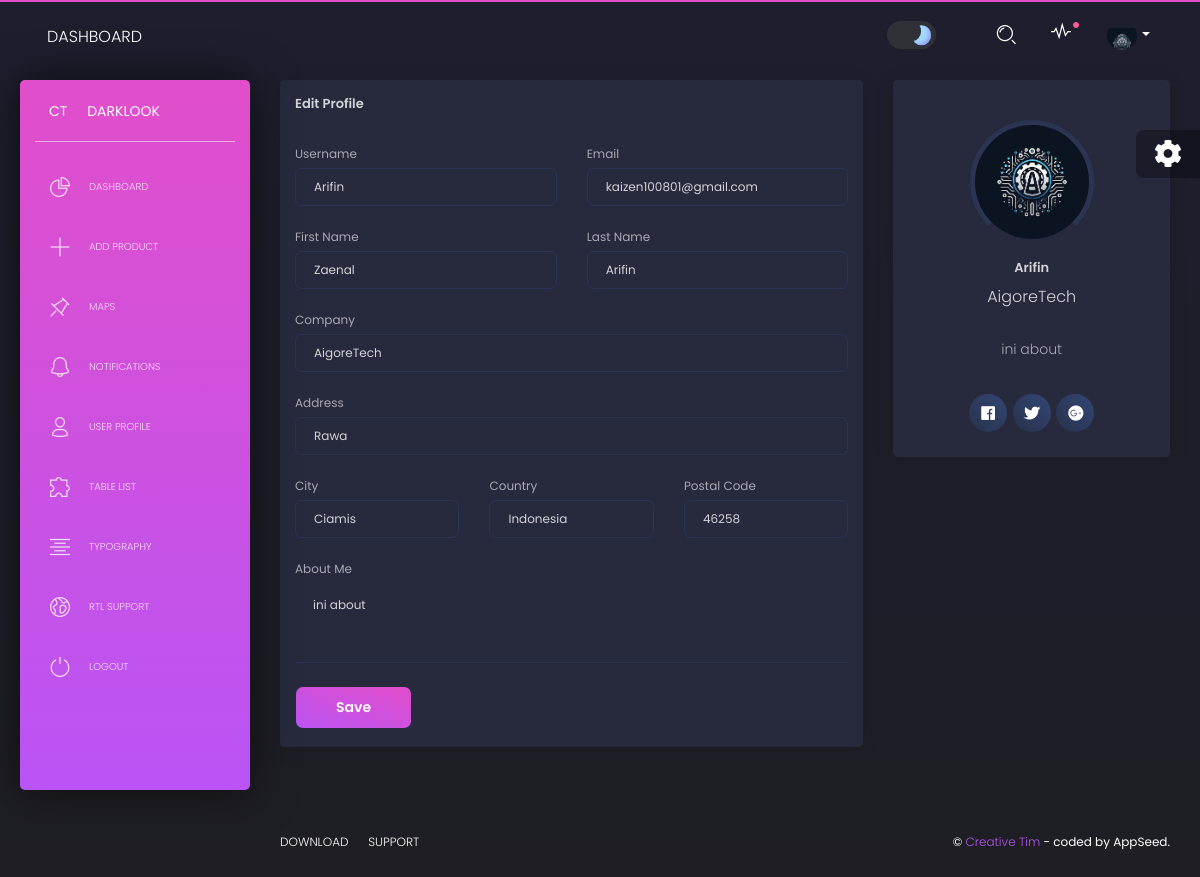
/users/user-profile/ (signed in), run on an earlier commit of the app's database.
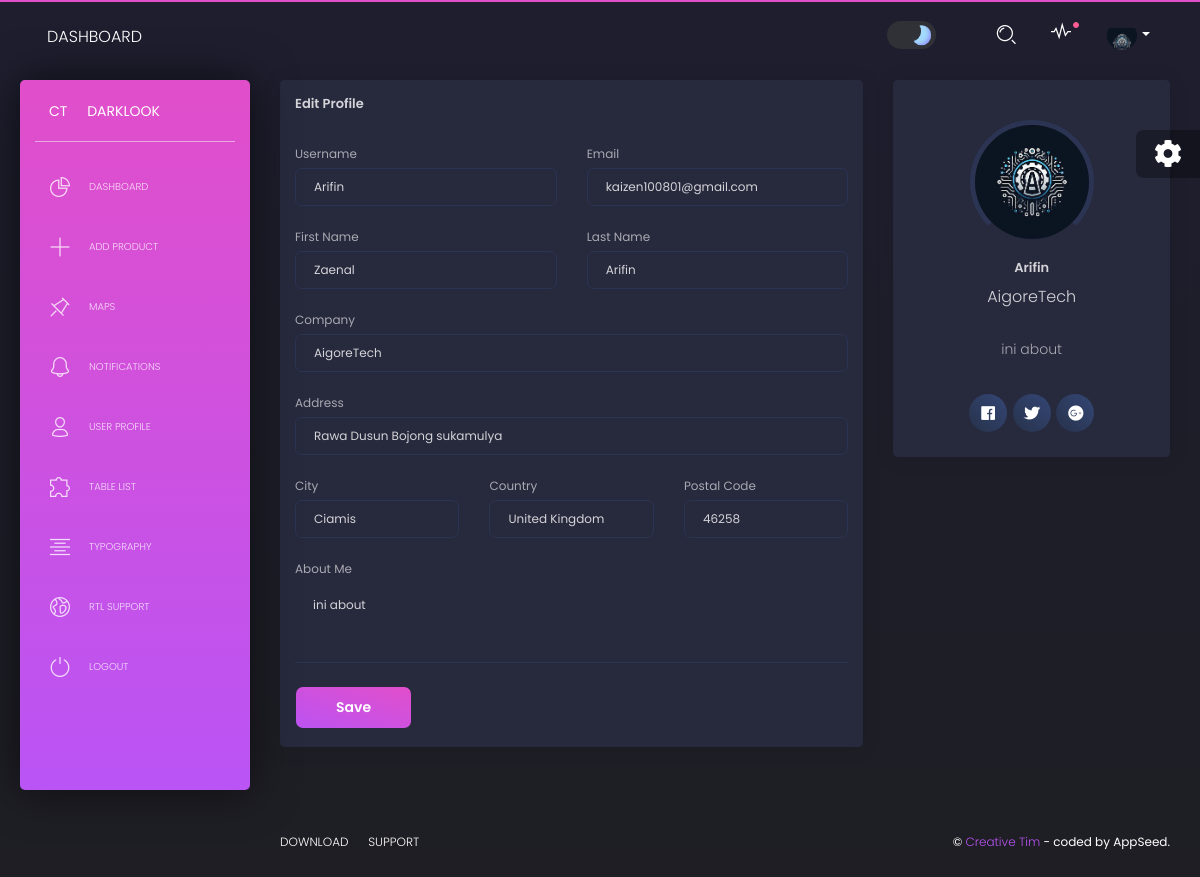
And on a later commit of the database.
### users/models.py (models this page shows, shortened)
class UserProfile(models.Model):
    user = models.OneToOneField(User, on_delete=models.CASCADE)
    city = models.CharField(max_length=100, blank=True)
    address = models.CharField(max_length=255, blank=True)
    country = models.CharField(max_length=100, blank=True)
    postal_code = models.CharField(max_length=20, blank=True)
    about = models.TextField(blank=True)
    company = models.CharField(max_length=100, blank=True)
    foto_profile = models.ImageField(upload_to='profile_pics/', blank=True)

### users/views.py (the view)
# urls.py: path('user-profile/', user_profile, name='user_profile'),
@login_required
def user_profile(request):
    user_profile = UserProfile.objects.get(user=request.user)
    if request.method == 'POST':
        form = EditProfileForm(request.POST, instance=request.user)
        profile_form = EditUserProfileForm(request.POST, request.FILES, instance=user_profile)
        if form.is_valid() and profile_form.is_valid():
            form.save()
            profile_form.save()
            return redirect('user_profile')
    else:
        form = EditProfileForm(instance=request.user)
        profile_form = EditUserProfileForm(instance=user_profile)
    context = {
        'ASSETS_ROOT': '/static/assets',
        'form': form,
        'profile_form': profile_form,
    }
    return render(request, 'home/user.html', context)

### users/forms.py
class EditUserProfileForm(forms.ModelForm):
    class Meta:
        model = UserProfile
        fields = ['city', 'address', 'country', 'postal_code', 'about', 'company', 'foto_profile']
        widgets = {
            'city': forms.TextInput(attrs={'class': 'form-control', 'placeholder': 'City'}),
            'address': forms.TextInput(attrs={'class': 'form-control', 'placeholder': 'Address'}),
            'country': forms.TextInput(attrs={'class': 'form-control', 'placeholder': 'Country'}),
            'postal_code': forms.TextInput(attrs={'class': 'form-control', 'placeholder': 'Postal Code'}),
            'about': forms.Textarea(attrs={'class': 'form-control', 'placeholder': 'About me'}),
            'company': forms.TextInput(attrs={'class': 'form-control', 'placeholder': 'Company'}),
            'foto_profile': forms.FileInput(attrs={'class': 'form-control-file'}),
        }

### users/templates/home/user.html (shortened to what this page needs)
{% extends "layouts/base.html" %}
{% block content %}
<div class="content">
    <div class="row">
        <div class="col-md-8">
            <div class="card">
                <div class="card-header">
                    <h5 class="title">Edit Profile</h5>
                </div>
                <div class="card-body">
                    <form method="post" enctype="multipart/form-data">
                        <div class="row">
                            <div class="col-md-6">
                                <div class="form-group">
                                    <label>Username</label>
                                    <input type="text" class="form-control" name="username" value="{{ form.username.value }}">
                                </div>
                            </div>
                            <div class="col-md-6">
                                <div class="form-group">
                                    <label>Email</label>
                                    <input type="email" class="form-control" name="email" value="{{ form.email.value }}">
                                </div>
                            </div>
                        </div>
                        <div class="row">
                            <div class="col-md-6">
                                <div class="form-group">
                                    <label>First Name</label>
                                    <input type="text" class="form-control" name="first_name" value="{{ form.first_name.value }}">
                                </div>
                            </div>
                            <div class="col-md-6">
                                <div class="form-group">
                                    <label>Last Name</label>
                                    <input type="text" class="form-control" name="last_name" value="{{ form.last_name.value }}">
                                </div>
                            </div>
                        </div>
                        <div class="row">
                            <div class="col-md-12">
                                <div class="form-group">
                                    <label>Company</label>
                                    <input type="text" class="form-control" name="company" value="{{ profile_form.company.value }}">
                                </div>
                            </div>
                        </div>
                        <div class="row">
                            <div class="col-md-12">
                                <div class="form-group">
                                    <label>Address</label>
                                    <input type="text" class="form-control" name="address" value="{{ profile_form.address.value }}">
                                </div>
                            </div>
                        </div>
                        <div class="row">
                            <div class="col-md-4">
                                <div class="form-group">
                                    <label>City</label>
                                    <input type="text" class="form-control" name="city" value="{{ profile_form.city.value }}">
                                </div>
                            </div>
                            <div class="col-md-4">
                                <div class="form-group">
                                    <label>Country</label>
                                    <input type="text" class="form-control" name="country" value="{{ profile_form.country.value }}">
                                </div>
                            </div>
                            <div class="col-md-4">
                                <div class="form-group">
                                    <label>Postal Code</label>
                                    <input type="text" class="form-control" name="postal_code" value="{{ profile_form.postal_code.value }}">
                                </div>
                            </div>
                        </div>
                        <div class="row">
                            <div class="col-md-12">
                                <div class="form-group">
                                    <label>About Me</label>
                                    <textarea class="form-control" rows="4" name="about">{{ profile_form.about.value }}</textarea>
                                </div>
                            </div>
                        </div>
                        <button type="submit" class="btn btn-fill btn-primary">Save</button>
                    </form>
                </div>
            </div>
        </div>
        <div class="col-md-4">
            <div class="card card-user">
                <div class="card-body">
                    <div class="author">
                        <a href="#" id="change-profile-picture">
                            <img class="avatar" src="{% if profile_form.foto_profile.value %}{{ profile_form.foto_profile.value.url }}{% else %}/static/assets/img/default-avatar.png{% endif %}" alt="Profile Picture">
                            <h5 class="title">{{ form.username.value }}</h5>
                        </a>
                        <p class="description">
                            {{ profile_form.company.value }}
                        </p>
                    </div>
                    <div class="card-description text-center">
                        {{ profile_form.about.value }}
                    </div>
                </div>
                <div class="card-footer">
                    <div class="button-container">
                        <button href="javascript:void(0)" class="btn btn-icon btn-round btn-facebook">
                            <i class="fab fa-facebook"></i>
                        </button>
                        <button href="javascript:void(0)" class="btn btn-icon btn-round btn-twitter">
                            <i class="fab fa-twitter"></i>
                        </button>
                        <button href="javascript:void(0)" class="btn btn-icon btn-round btn-google">
                            <i class="fab fa-google-plus"></i>
                        </button>
                    </div>
                </div>
            </div>
        </div>
    </div>
</div>
{% endblock content %}

### users/templates/layouts/base.html (shortened to what this page needs)
{% load static %}
<!DOCTYPE html>
<html lang="en">
<head>
    <link href="https://use.fontawesome.com/releases/v5.0.6/css/all.css" rel="stylesheet">
    <link href="{{ ASSETS_ROOT }}/css/nucleo-icons.css" rel="stylesheet"/>
    <link href="{{ ASSETS_ROOT }}/css/black-dashboard.css?v=1.0.0" rel="stylesheet"/>
    <link href="{{ ASSETS_ROOT }}/css/theme-switcher.css" rel="stylesheet"/>
    <link href="{{ ASSETS_ROOT }}/demo/demo.css" rel="stylesheet"/>
</head>
<body class="">
    <div class="wrapper">
        {% include 'includes/sidebar.html' %}
        <div class="main-panel">
            {% include 'includes/navigation.html' %}
            {% block content %}{% endblock content %}
            {% include 'includes/footer.html' %}
        </div>
    </div>
    {% include 'includes/fixed-plugin.html' %}
</body>
</html>

### users/templates/includes/sidebar.html
<div class="sidebar">
  <div class="sidebar-wrapper">
    <div class="logo">
      <a href="javascript:void(0)" class="simple-text logo-mini"> CT </a>
      <a href="javascript:void(0)" class="simple-text logo-normal">
        DarkLook
      </a>
    </div>
    <ul class="nav">
      <li class="{% if 'index' in segment %} active {% endif %}">
							<a href="{% url 'dashboard' %}">
          <i class="tim-icons icon-chart-pie-36"></i>
          <p>Dashboard</p>
        </a>
      </li>
      <li class="{% if 'icons' in segment %} active {% endif %}">
							<a href="{% url 'add_product' %}" >
          <i class="tim-icons icon-simple-add"></i>
          <p>Add Product</p>
        </a>
      </li>
      <li class="{% if 'map' in segment %} active {% endif %}">
        <a href="users/map.html">
          <i class="tim-icons icon-pin"></i>
          <p>Maps</p>
        </a>
      </li>
      <li class="{% if 'notifications' in segment %} active {% endif %}">
        <a href="users/notifications.">
          <i class="tim-icons icon-bell-55"></i>
          <p>Notifications</p>
        </a>
      </li>
      <li class="{% if 'user' in segment %} active {% endif %}">
							<a href="{% url 'user_profile' %}">
          <i class="tim-icons icon-single-02"></i>
          <p>User Profile</p>
        </a>
      </li>
      <li class="{% if 'tables' in segment %} active {% endif %}">
        <a href="users/tables">
          <i class="tim-icons icon-puzzle-10"></i>
          <p>Table List</p>
        </a>
      </li>
      <li class="{% if 'typography' in segment %} active {% endif %}">
        <a href="users/typography">
          <i class="tim-icons icon-align-center"></i>
          <p>Typography</p>
        </a>
      </li>
      <li>
        <a href="/rtl.html">
          <i class="tim-icons icon-world"></i>
          <p>RTL Support</p>
        </a>
      </li>
      <li>
        <a href="{% url 'logout' %}">
          <i class="tim-icons icon-button-power"></i>
          <p>Logout</p>
        </a>
      </li>
    </ul>
  </div>
</div>

### users/templates/includes/navigation.html (shortened to what this page needs)
        <nav class="navbar navbar-expand-lg navbar-absolute navbar-transparent">
            <div class="container-fluid">
                <div class="navbar-wrapper">
                    <a class="navbar-brand" href="javascript:void(0)">Dashboard</a>
                </div>
                <div class="collapse navbar-collapse" id="navigation">
                    <ul class="navbar-nav ml-auto">
                        <li class="input-group d-flex align-items-center mb-0">
                            <label class="switch theme-switch">
                                <span class="slider"></span>
                            </label>
                        </li>
                        <li class="search-bar input-group">
                            <button class="btn btn-link" id="search-button" data-toggle="modal"
                                    data-target="#searchModal"><i class="tim-icons icon-zoom-split"></i>
                            </button>
                        </li>
                        <li class="dropdown nav-item">
                            <a href="javascript:void(0)" class="dropdown-toggle nav-link" data-toggle="dropdown">
                                <div class="notification d-none d-lg-block d-xl-block"></div>
                                <i class="tim-icons icon-sound-wave"></i>
                            </a>
                        </li>
                        <li class="dropdown nav-item">
                            <a href="#" class="dropdown-toggle nav-link" data-toggle="dropdown">
                                <div class="photo">
                                {% if profile_form.foto_profile.value %}
                        <img src="{{ profile_form.foto_profile.value.url }}" class="img-fluid rounded mt-2" id="currentProfilePicture" alt="Profile Photo">
                    {% else %}
                        <img src="/static/assets/img/anime3.png" class="img-fluid rounded mt-2" id="currentProfilePicture" alt="Current Profile Picture">
                    {% endif %}
																</div>
                                <b class="caret d-none d-lg-block d-xl-block"></b>
                            </a>
                        </li>
                    </ul>
                </div>
            </div>
        </nav>

### users/templates/includes/footer.html
<footer class="footer">
    <div class="container-fluid">
        <ul class="nav">
            <li class="nav-item">
                <a target="_blank" href="https://www.creative-tim.com/product/black-dashboard-django" class="nav-link">
                    Download
                </a>
            </li>
            <li class="nav-item">
                <a target="_blank" href="https://www.creative-tim.com/support" class="nav-link">
                    Support
                </a>
            </li>
        </ul>
        <div class="copyright">
            &copy; <a target="_blank" href="https://bit.ly/3fKQZaL">Creative Tim</a> - coded by AppSeed.
        </div>
    </div>
</footer>

### users/templates/includes/fixed-plugin.html (shortened to what this page needs)
<div class="fixed-plugin">
    <div class="dropdown show-dropdown">
        <a href="#" data-toggle="dropdown">
            <i class="fa fa-cog fa-2x"> </i>
        </a>
    </div>
</div>

### users/static/assets/css/theme-switcher.css (style rules this page uses)
.switch { --width-of-switch: 3.5em; --height-of-switch: 2em; --size-of-icon: 1.4em; --slider-offset: 0.3em; position: relative; width: var(--width-of-switch); height: var(--height-of-switch); margin-bottom: 0; }
.slider { position: absolute; cursor: pointer; top: 0; left: 0; right: 0; bottom: 0; background-color: #eaeaea; transition: .4s; border-radius: 30px; }
.slider:before { position: absolute; content: ""; height: var(--size-of-icon,1.4em); width: var(--size-of-icon,1.4em); border-radius: 20px; left: var(--slider-offset,0.3em); top: 50%; transform: translateY(-50%); background: linear-gradient(40deg,#ff0080,#ff8c00 70%); ; transition: .4s; }
input:checked + .slider { background-color: #303136; }
input:checked + .slider:before { left: calc(100% - (var(--size-of-icon,1.4em) + var(--slider-offset,0.3em))); background: #303136; box-shadow: inset -3px -2px 5px -2px #8983f7, inset -10px -4px 0 0 #a3dafb; }

What changed in the data, as far as the page shows it:
changed UserProfile "AigoreTech": address "Rawa" → "Rawa Dusun Bojong sukamulya"; country "Indonesia" → "United Kingdom"
